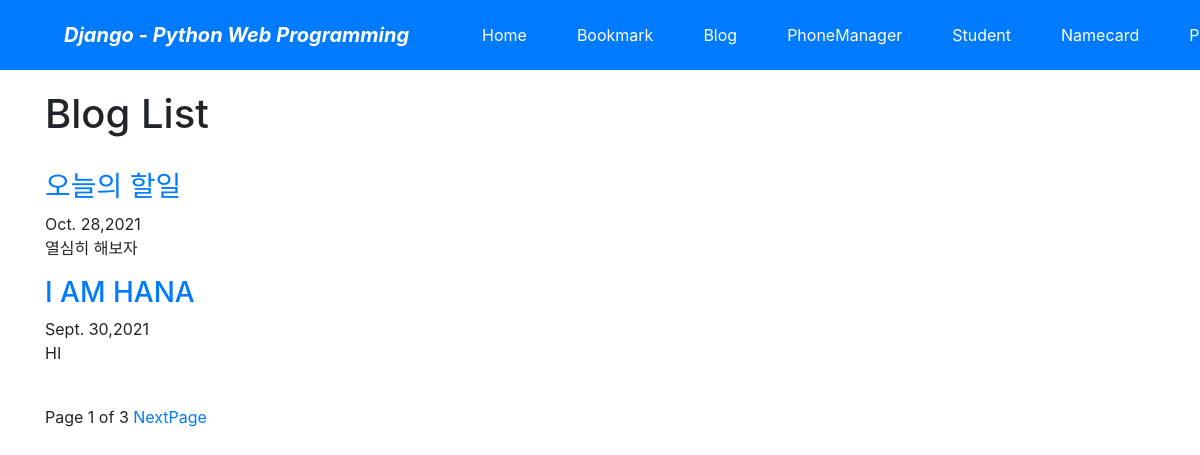
Screenshot of /blog/ with the database file from the repository.
### blog/models.py (models this page shows, shortened)
class Post(models.Model):
    title = models.CharField(verbose_name='TITLE', max_length=50)
    slug = models.SlugField('SLUG', unique=True, allow_unicode=True, help_text='one word for title alias.')
    description = models.CharField('DESCRIPTION', max_length=100, blank=True, help_text='simple description text')
    content = models.TextField('CONTENT')
    create_dt = models.DateTimeField('CREATE DATE', auto_now_add=True)
    modify_dt = models.DateTimeField('MODIFY DATE', auto_now=True)
    tags = TaggableManager(blank=True)
    owner = models.ForeignKey(User, on_delete=models.CASCADE, verbose_name='OWNER', blank=True, null=True)
    class Meta:
        verbose_name = 'post'
        verbose_name_plural = 'posts'
        db_table = 'blog_posts'
        ordering = ('-modify_dt',)
    def get_absolute_url(self):
        return reverse('blog:post_detail', args=(self.slug,))

### blog/views.py (the view)
# urls.py: path('', views.PostLV.as_view(), name='index'),
class PostLV(ListView):
    model = Post
    template_name = 'blog/post_all.html'
    context_object_name = 'posts'
    paginate_by = 2

### blog/templates/blog/post_all.html (shortened to what this page needs)
{% extends "base.html" %}
{% block content %}
   <h1>Blog List</h1>
   <br>
   {% for post in posts %}
      <h3><a href="{{post.get_absolute_url}}">{{post.title}}</a> </h3>
      {{post.modify_dt|date:"N d,Y"}}
      <p>{{post.description}}</p>
   {% endfor %}
   <br>
   <div>
       <span>
           Page {{page_obj.number }} of {{page_obj.paginator.num_pages }}
           {% if page_obj.has_next %}
             <a href="?page={{page_obj.next_page_number}}">NextPage</a>
           {% endif %}
       </span>
   </div>
{% endblock %}

### rows the page displays
Post: title "오늘의 할일", modify_dt "Oct. 28,2021", description "열심히 해보자"
Post: title "I AM HANA", modify_dt "Sept. 30,2021", description "HI"

### other values shown
{{ page_obj.number }} "1"
{{ page_obj.paginator.num_pages }} "3"
